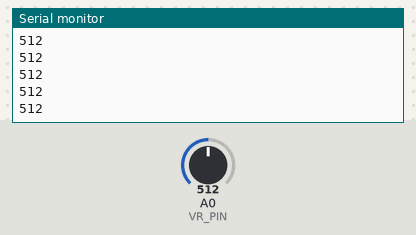
Bench run of a sketch on a simulated Arduino Uno, built with avr-gcc and run on an emulated ATmega328P. Shown: the last lines printed to the serial monitor. The inputs (shaded band) are chosen by the test bench; at power-on: A0 (VR_PIN) = 512.

Above: at 1.2 s.
1.3 s: A0 (VR_PIN) set to 716
At 1.31 s:
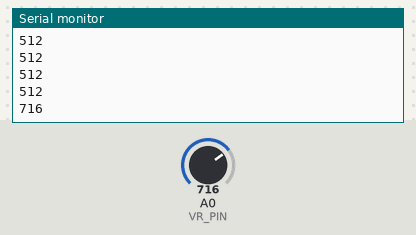
2.8 s: A0 (VR_PIN) set to 900
At 2.81 s:
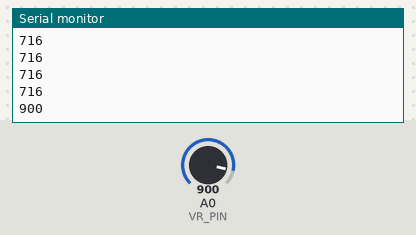
Timing chart, 0 to 5.8 s (numbered marks = the images above; inputs shaded):
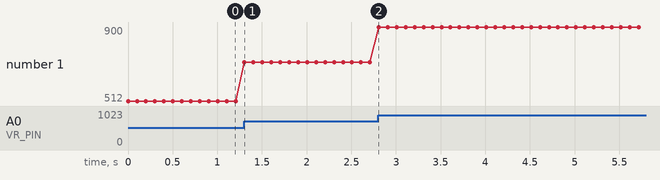

Measured:
- after the input at 1.3 s, the serial monitor: prints a new line at once (image 1)
- after the input at 2.8 s, the serial monitor: prints a new line at once (image 2)
- plotted number 1: 512 → 716 after the input at 1.3 s, 716 → 900 after the input at 2.8 s

The sketch:

2_6_1.ino
```cpp
#define VR_PIN  A0

void setup() {
  Serial.begin(9600);
}

void loop() {
  int vrValue = analogRead(VR_PIN);
  Serial.println(vrValue);
  delay(100);
}
//2_6_1.ino
```
